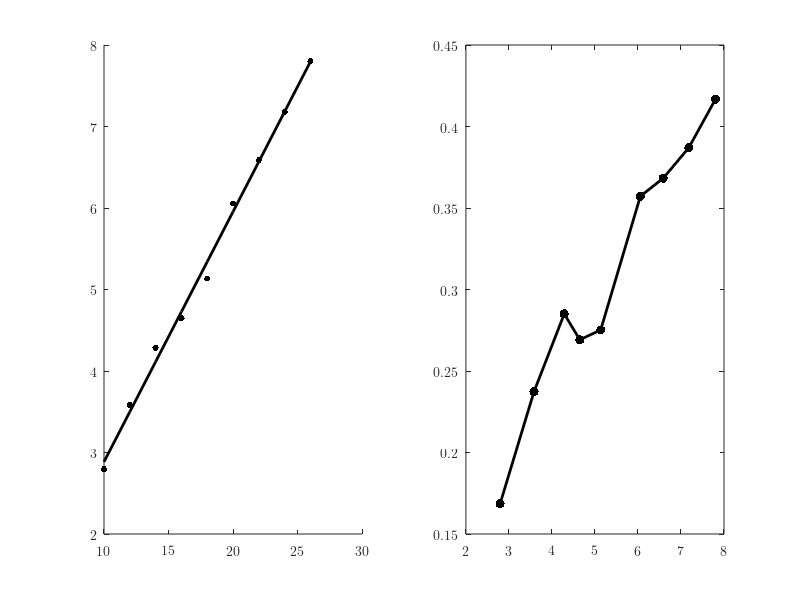

The MATLAB script that drew this image:
u =(10:2:26);
i =[0.065 0.081 0.099 0.117 0.137 0.156 0.177 0.200 0.220];
v1=[2.795 3.582 4.286 4.648 5.133 6.056 6.587 7.180 7.803];
r=0.5*103.84*10^(-3);
s=pi*r*r;
rho=1.185;
p0=u.*i
p1=0.5.*rho.*s.*(v1.^3)
ita=p1./p0

subplot(1, 2, 1);
uv=scatter(u, v1, 200, 'k', '.');
hold on;
set(gca, 'FontName', 'Latin Modern Math', 'FontSize', 10);

M=[u' ones(9,1)];
k=M\(v1');
v1pre=(M*k)';

plot(u, v1pre, '-k', 'LineWidth', 2);

subplot(1, 2, 2);
plot(v1, ita, '.-k', 'LineWidth', 2, 'MarkerSize', 20);
set(gca, 'FontName', 'Latin Modern Math');
